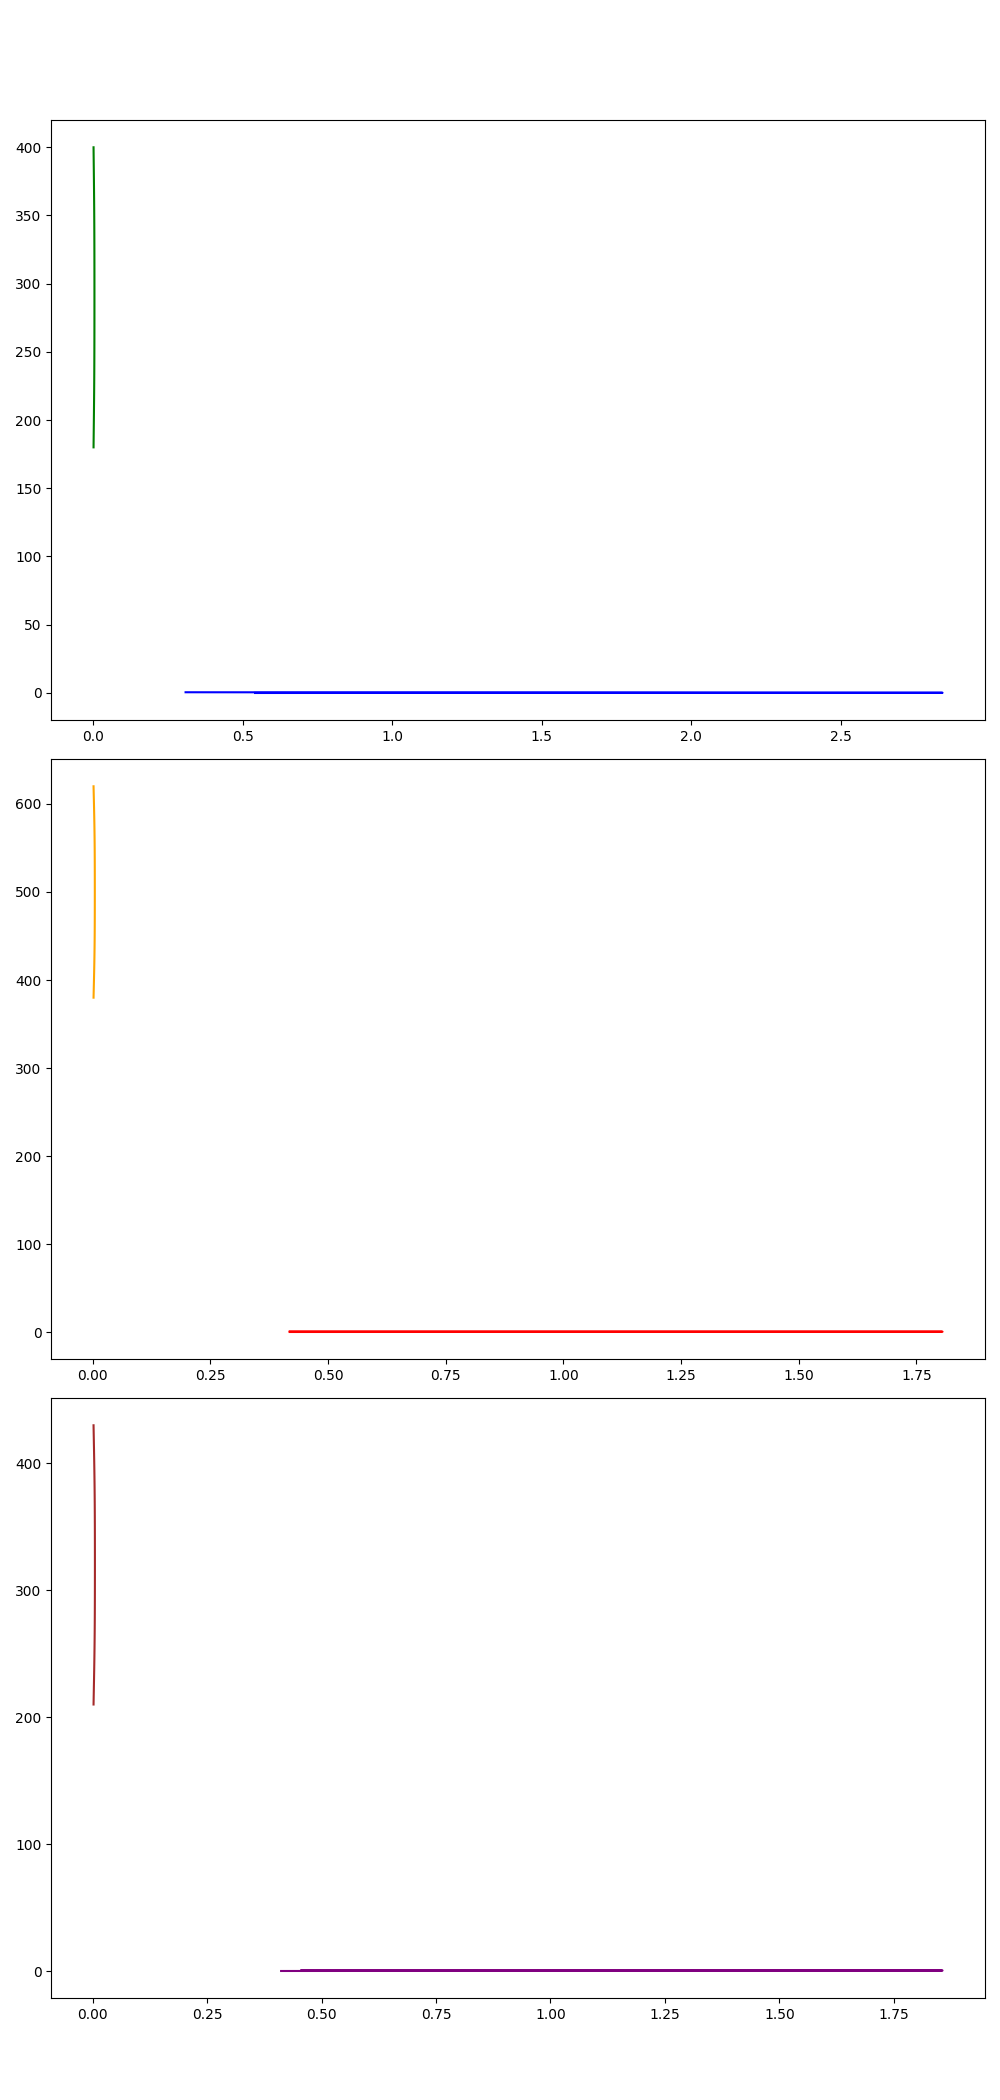

Write the Python code that produced this figure.
import numpy as np
import matplotlib.pyplot as plt
from scipy.stats import gaussian_kde

# Data for three star systems
luminosity_star_system1 = np.array([0.01, 0.03, 0.05, 0.07, 0.1, 0.15, 0.2, 0.25, 0.3, 0.35])
temperature_star_system1 = np.array([200, 220, 240, 260, 280, 300, 320, 340, 360, 380])

luminosity_star_system2 = np.array([0.5, 0.55, 0.6, 0.65, 0.7, 0.75, 0.8, 0.85, 0.9, 0.95, 1.0])
temperature_star_system2 = np.array([400, 420, 440, 460, 480, 500, 520, 540, 560, 580, 600])

# Adding made-up data for star system 3
luminosity_star_system3 = np.array([0.12, 0.18, 0.24, 0.28, 0.34, 0.4, 0.45, 0.5, 0.55, 0.6])
temperature_star_system3 = np.array([230, 250, 270, 290, 310, 330, 350, 370, 390, 410])

# Density estimates using Gaussian KDE
kde_luminosity_star_system1 = gaussian_kde(luminosity_star_system1)
kde_temperature_star_system1 = gaussian_kde(temperature_star_system1)
kde_luminosity_star_system2 = gaussian_kde(luminosity_star_system2)
kde_temperature_star_system2 = gaussian_kde(temperature_star_system2)
kde_luminosity_star_system3 = gaussian_kde(luminosity_star_system3)
kde_temperature_star_system3 = gaussian_kde(temperature_star_system3)

# Create grid over which to evaluate the KDE
luminosity_grid1 = np.linspace(min(luminosity_star_system1) - 0.1, max(luminosity_star_system1) + 0.1, 100)
temperature_grid1 = np.linspace(min(temperature_star_system1) - 20, max(temperature_star_system1) + 20, 100)
density_luminosity1 = kde_luminosity_star_system1(luminosity_grid1)
density_temperature1 = kde_temperature_star_system1(temperature_grid1)

luminosity_grid2 = np.linspace(min(luminosity_star_system2) - 0.1, max(luminosity_star_system2) + 0.1, 100)
temperature_grid2 = np.linspace(min(temperature_star_system2) - 20, max(temperature_star_system2) + 20, 100)
density_luminosity2 = kde_luminosity_star_system2(luminosity_grid2)
density_temperature2 = kde_temperature_star_system2(temperature_grid2)

luminosity_grid3 = np.linspace(min(luminosity_star_system3) - 0.1, max(luminosity_star_system3) + 0.1, 100)
temperature_grid3 = np.linspace(min(temperature_star_system3) - 20, max(temperature_star_system3) + 20, 100)
density_luminosity3 = kde_luminosity_star_system3(luminosity_grid3)
density_temperature3 = kde_temperature_star_system3(temperature_grid3)

# Create plot
fig, ax = plt.subplots(3, 1, figsize=(10, 21), sharex=False)

# Plot for Star System 1
ax[0].plot(density_luminosity1, luminosity_grid1, color='blue')
ax[0].plot(density_temperature1, temperature_grid1, color='green')

# Plot for Star System 2
ax[1].plot(density_luminosity2, luminosity_grid2, color='red')
ax[1].plot(density_temperature2, temperature_grid2, color='orange')

# Plot for Star System 3
ax[2].plot(density_luminosity3, luminosity_grid3, color='purple')
ax[2].plot(density_temperature3, temperature_grid3, color='brown')

plt.tight_layout(rect=[0, 0.03, 1, 0.95])
plt.show()
